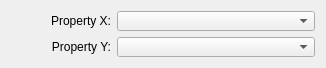
<?xml version="1.0" encoding="UTF-8"?>
<ui version="4.0">
 <class>ScatterDataWidget</class>
 <widget class="QWidget" name="ScatterDataWidget">
  <property name="geometry">
   <rect>
    <x>0</x>
    <y>0</y>
    <width>326</width>
    <height>66</height>
   </rect>
  </property>
  <property name="windowTitle">
   <string>Form</string>
  </property>
  <layout class="QGridLayout" name="gridLayout_2">
   <item row="0" column="0">
    <layout class="QGridLayout" name="gridLayout">
     <item row="0" column="0">
      <widget class="QLabel" name="propertyXLabel">
       <property name="maximumSize">
        <size>
         <width>100</width>
         <height>16777215</height>
        </size>
       </property>
       <property name="text">
        <string>Property X:</string>
       </property>
       <property name="alignment">
        <set>Qt::AlignRight|Qt::AlignTrailing|Qt::AlignVCenter</set>
       </property>
      </widget>
     </item>
     <item row="0" column="1">
      <widget class="QComboBox" name="m_propertyXComboBox">
       <property name="sizePolicy">
        <sizepolicy hsizetype="Preferred" vsizetype="Fixed">
         <horstretch>0</horstretch>
         <verstretch>0</verstretch>
        </sizepolicy>
       </property>
       <property name="minimumSize">
        <size>
         <width>75</width>
         <height>20</height>
        </size>
       </property>
      </widget>
     </item>
     <item row="1" column="0">
      <widget class="QLabel" name="propertyYLabel">
       <property name="maximumSize">
        <size>
         <width>100</width>
         <height>16777215</height>
        </size>
       </property>
       <property name="text">
        <string>Property Y:</string>
       </property>
       <property name="alignment">
        <set>Qt::AlignRight|Qt::AlignTrailing|Qt::AlignVCenter</set>
       </property>
      </widget>
     </item>
     <item row="1" column="1">
      <widget class="QComboBox" name="m_propertyYComboBox">
       <property name="sizePolicy">
        <sizepolicy hsizetype="Preferred" vsizetype="Fixed">
         <horstretch>0</horstretch>
         <verstretch>0</verstretch>
        </sizepolicy>
       </property>
       <property name="minimumSize">
        <size>
         <width>75</width>
         <height>20</height>
        </size>
       </property>
      </widget>
     </item>
    </layout>
   </item>
  </layout>
 </widget>
 <resources/>
 <connections/>
</ui>
